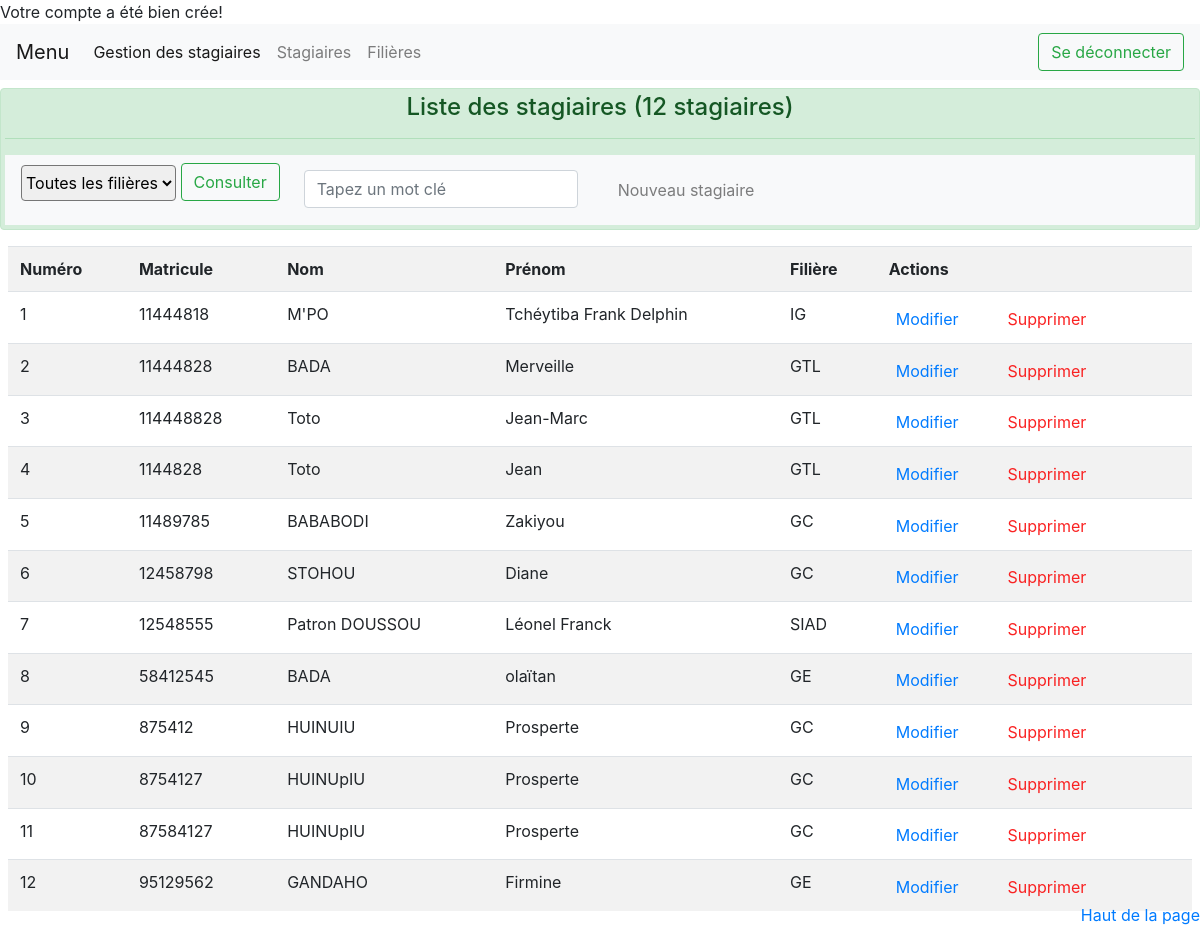
The app's page /traitement/traitInscrire.php with its own data.
### tables this page shows
CREATE TABLE `stagiaire` (
  `id_stagiaire` varchar(20) NOT NULL,
  `id_filiere` char(5) DEFAULT NULL,
  `nom` varchar(50) NOT NULL,
  `prenom` varchar(150) NOT NULL,
  `civilite` varchar(1) NOT NULL,
  `date_nais` date NOT NULL,
  `photo` longtext
);

### accueil_home.php (the view, shortened to what this page needs)
<!doctype html>
	<html lang=fr>
	<head>
	    <link rel="stylesheet" href="styles/css/bootstrap.css">
	    <link rel="stylesheet" href="styles/css/stylepro.css">
	</head>
	<body>
		<?php
		require_once('inclu/connexion.php');
		include_once("menu.php"); ?>
		<div class="alert alert-success mt-2  p-1" role="alert">
		  <h4 class="alert-heading" align="center">
		  	Liste des stagiaires
		  	<?php $req=$bdd->query("SELECT COUNT(id_stagiaire) AS nbr_stag, id_stagiaire FROM stagiaire");
				while ($res=$req->fetch())
				{
					echo '('.$res['nbr_stag'].' stagiaires)';
				} ?>
		  </h4>
		  <hr>
			<nav class="navbar navbar-expand-lg navbar-expand-md navbar-light bg-light">
			  <div class="collapse navbar-collapse" id="navbarSupportedContent">
				  <form method="POST" action="traitement/liste_stagiaire.php">
				    <select name="filiere" id="filiere" style=" height: 36px; border-radius: 4px; position: relative; top:2px;">
				      <option value="1">Toutes les filières</option>
				    </select>
				    <button type="submit" value="Envoyer" class="btn btn-outline-success">Consulter</button>
				  </form>
			      <ul class="navbar-nav mr-auto">
				     <li class="nav-item mx-4">
					    <form class="form-inline my-2 my-lg-0" method="POST" action="">
									<input class="form-control mr-sm-2" type="search" name="search" id="search" placeholder="Tapez un mot clé" aria-label="Recherche_rapide" autofocus="autofocus">
						</form>
				  	 </li>
				     <li class="nav-item">
				        <a class="nav-link " href="nouveau_stagiaire.php">Nouveau stagiaire</a>
				     </li>
			      </ul>
			  </div>
			</nav>
		</div>
		<div class="m-2">
		 	<table class="table table-hover table-striped">
		 		<tr>
		 			<th>Numéro</th>
		 			<th>Matricule</th>
		 			<th>Nom</th>
		 			<th>Prénom</th>
		 			<th>Filière</th>
		 			<th>Actions</th>
		 		</tr>
		 		<?php
		 			$requete=$bdd->query("SELECT id_stagiaire, nom, prenom, id_filiere FROM stagiaire");
		 			$i=0;
		 			while ($resultat=$requete->fetch())
		 			{ $i++;
		 		?>
		 		<tr>
		 			<td><?php echo $i; ?></td>
		 			<td><?php echo $resultat['id_stagiaire']; ?></td>
		 			<td><?php echo $resultat['nom']; ?></td>
		 			<td><?php echo $resultat['prenom']; ?></td>
		 			<td><?php echo $resultat['id_filiere']; ?></td>
		 			<td>
	 					<form class="d-inline" method="POST" action="">
	 						<a href="#"><input type="submit" name="modifier" value="Modifier" class="btn-form-action"></a>
	 					</form>
	 					<form class="d-inline" method="POST"  action="traitement/traitSupprimer.php">
	 						<input type="submit" name="supprimer"  class="btn-suppr btn-form-action" value="Supprimer" data-toggle="tooltip" data-placement="top" title="Attention! L'action est irréversible. Voulez vous vraiment supprimer l'etudiant au matricule <?php echo $resultat['id_stagiaire'] ; ?>">
	 					</form>
		 			</td>
		 		</tr>
		 		<?php }?>
		 	</table>
		</div>
		<div class="text-right fixed-bottom"><a href="#top">Haut de la page</a></div>
	</body>
	</html>

### traitement/traitInscrire.php (shortened to what this page needs)
<?php
	require_once("inclu/connexion.php");
	$login=$_POST['login'];
	$mdp=$_POST['mdp'];
	$c_mdp=$_POST['c-mdp'];
	if($mdp==$c_mdp)
	{
		$requete_verification=$bdd->prepare(" SELECT count(*) AS nbr, id_user, login, email, mot_de_passe, role
										FROM user
										WHERE login=:log AND mot_de_passe=:mdp AND role <>:ad ");
		$requete_verification->execute(array('log' => $login, 'mdp' => $mdp, 'ad'  => "admin"));
		while ($resultat=$requete_verification->fetch())
		{
			if($resultat['nbr']==1)
			{
				echo "<h4>Désolé! Impossible de créer votre compte<br></h4> Veuillez réessayer avec un  autre login ou un autre mot de passe<br>";
			}
			else if($resultat['nbr']>1)
			{
				echo "Vous pouvez pas avoir accès à un tel compte! Contacter votre administrateur pour erreur de duplications";
			}
			else
			{
				include_once("accueil_home.php");
			}
		}
	}
	else
	{
		echo "<h4>Vos mots de passe ne correspondent pas</h4>";
	}
 ?>

### styles/css/stylepro.css (style rules this page uses)
.btn-form-action { color: #007bff; text-align: center; vertical-align: middle; -webkit-user-select: none; -moz-user-select: none; -ms-user-select: none; user-select: none; background-color: transparent; border: 1px solid transparent; font-size: 1rem; border-radius: 0.25rem; transition: color 0.15s ease-in-out, background-color 0.15s ease-in-out, border-color 0.15s ease-in-out, box-shadow 0.15s ease-in-out; }
.btn-suppr { color: rgba(250, 10, 10, 0.9); }

### records on screen
stagiaire: nbr_stag "12", id_stagiaire "11489785", nom "BABABODI", prenom "Zakiyou", id_filiere "GC"
stagiaire: id_stagiaire "11444818", nom "M'PO", prenom "Tchéytiba Frank Delphin", id_filiere "IG"
stagiaire: id_stagiaire "11444828", nom "BADA", prenom "Merveille", id_filiere "GTL"
stagiaire: id_stagiaire "114448828", nom "Toto", prenom "Jean-Marc", id_filiere "GTL"
stagiaire: id_stagiaire "1144828", nom "Toto", prenom "Jean", id_filiere "GTL"
stagiaire: id_stagiaire "12458798", nom "STOHOU", prenom "Diane", id_filiere "GC"
stagiaire: id_stagiaire "12548555", nom "Patron DOUSSOU", prenom "Léonel Franck", id_filiere "SIAD"
stagiaire: id_stagiaire "58412545", nom "BADA", prenom "olaïtan", id_filiere "GE"
stagiaire: id_stagiaire "875412", nom "HUINUIU", prenom "Prosperte", id_filiere "GC"
stagiaire: id_stagiaire "8754127", nom "HUINUpIU", prenom "Prosperte", id_filiere "GC"
stagiaire: id_stagiaire "87584127", nom "HUINUpIU", prenom "Prosperte", id_filiere "GC"
stagiaire: id_stagiaire "95129562", nom "GANDAHO", prenom "Firmine", id_filiere "GE"
